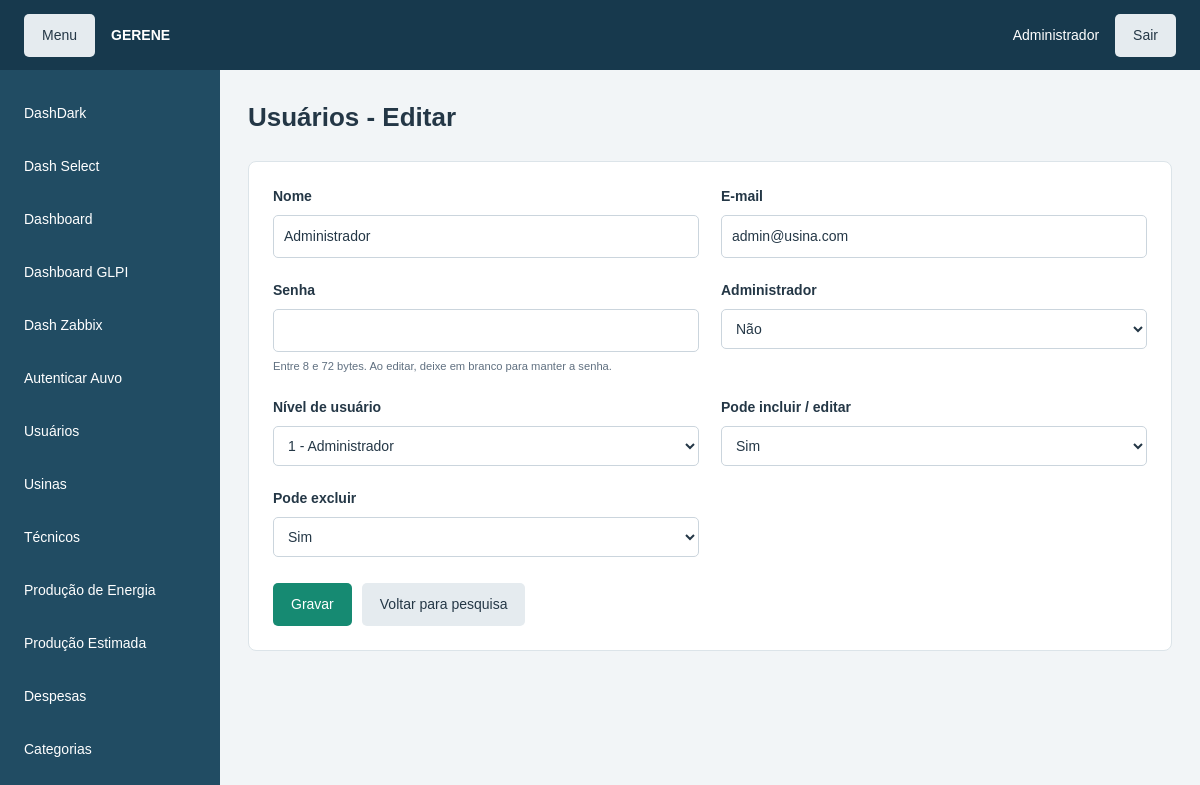
The app's page /views/usuarios/usuarios.php?id=1 (signed in) with its own data.
### tables this page shows
CREATE TABLE usuarios (
    id INT UNSIGNED AUTO_INCREMENT PRIMARY KEY,
    nome VARCHAR(120) NOT NULL,
    email VARCHAR(190) NOT NULL,
    senha_hash VARCHAR(255) NOT NULL,
    administrador VARCHAR(1) NOT NULL DEFAULT 'N',
    Nivel_Usuario VARCHAR(1) NOT NULL DEFAULT '1',
    pode_editar ENUM('S', 'N') NOT NULL DEFAULT 'N',
    pode_excluir ENUM('S', 'N') NOT NULL DEFAULT 'N',
    criado_em TIMESTAMP NOT NULL DEFAULT CURRENT_TIMESTAMP,
    UNIQUE KEY uq_usuario_email (email),
    KEY idx_usuario_permissoes (pode_editar, pode_excluir)
);

### public_html/biblioteca.php (called while the page is built, shortened)
<?php
function escapar($valor)
{
    return htmlspecialchars((string) $valor, ENT_QUOTES | ENT_SUBSTITUTE, 'UTF-8');
}
function lerCampo($origem, $campo, $padrao = '')
{
    if (isset($origem[$campo]) && is_string($origem[$campo])) {
        return trim($origem[$campo]);
    }
    return $padrao;
}
function obterId()
{
    $id = filter_var(lerCampo($_GET, 'id', '0'), FILTER_VALIDATE_INT);
    return $id;
}

### public_html/views/usuarios/usuarios.php (the view, shortened to what this page needs)
<?php
require_once __DIR__ . '/../../biblioteca.php';
$pdo = conectarBanco();
$id = obterId();
$nome = '';
$email = '';
$administrador = 'N';
$nivelUsuario = '1';
$pode_editar = 'N';
$pode_excluir = 'N';
if ($id > 0) {
    $consulta = $pdo->prepare('SELECT * FROM usuarios WHERE id = ?');
    $consulta->execute([$id]);
    $registro = $consulta->fetch();
    $nome = $registro['nome'];
    $email = $registro['email'];
    $administrador = $registro['administrador'];
    $nivelUsuario = $registro['Nivel_Usuario'];
    $pode_editar = $registro['pode_editar'];
    $pode_excluir = $registro['pode_excluir'];
}
require __DIR__ . '/../header.php';
?>
            <section class="painel">
                <form method="post">
                    <div class="campos">
                        <div class="campo">
                            <label for="nome">Nome</label>
                            <input type="text" id="nome" name="nome"
                                   value="<?= escapar($nome) ?>" maxlength="120" required>
                        </div>
                        <div class="campo">
                            <label for="email">E-mail</label>
                            <input type="email" id="email" name="email"
                                   value="<?= escapar($email) ?>" maxlength="190" required>
                        </div>
                        <div class="campo">
                            <label for="senha">Senha</label>
                            <input type="password" id="senha" name="senha" minlength="8" maxlength="72"
                                   autocomplete="new-password" <?= $id === 0 ? 'required' : '' ?>>
                            <small>Entre 8 e 72 bytes. Ao editar, deixe em branco para manter a senha.</small>
                        </div>
                        <div class="campo">
                            <label for="administrador">Administrador</label>
                            <select id="administrador" name="administrador" required>
                                <option value="N" <?= $administrador === 'N' ? 'selected' : '' ?>>Não</option>
                            </select>
                        </div>
                        <div class="campo">
                            <label for="Nivel_Usuario">Nível de usuário</label>
                            <select id="Nivel_Usuario" name="Nivel_Usuario" required>
                                <option value="1" <?= $nivelUsuario === '1' ? 'selected' : '' ?>>1 - Administrador</option>
                            </select>
                        </div>
                        <div class="campo">
                            <label for="pode_editar">Pode incluir / editar</label>
                            <select id="pode_editar" name="pode_editar" required>
                                <option value="S" <?= $pode_editar === 'S' ? 'selected' : '' ?>>Sim</option>
                            </select>
                        </div>
                        <div class="campo">
                            <label for="pode_excluir">Pode excluir</label>
                            <select id="pode_excluir" name="pode_excluir" required>
                                <option value="S" <?= $pode_excluir === 'S' ? 'selected' : '' ?>>Sim</option>
                            </select>
                        </div>
                    </div>
                    <div class="acoes">
                        <button type="submit" class="botao">Gravar</button>
                        <a class="botao secundario" href="index_usuarios.php">Voltar para pesquisa</a>
                    </div>
                </form>
            </section>
<?php require __DIR__ . '/../footer.php'; ?>

### public_html/assets/css/custom.css (style rules this page uses)
* { box-sizing: border-box; }
body { margin: 0; background: #f2f5f7; color: #243746; font-family: Arial, sans-serif; font-size: 14px; }
button, input, select, textarea { font: inherit; }
label { display: block; margin-bottom: 8px; font-weight: bold; }
input, select, textarea { display: block; width: 100%; padding: 10px; border: 1px solid #cbd5dd; border-radius: 5px; background: white; color: #243746; }
small { display: block; margin-top: 6px; color: #607080; }
.painel { min-width: 0; padding: 24px; margin-bottom: 24px; border: 1px solid #dce4e9; border-radius: 8px; background: white; }
.campos { display: grid; grid-template-columns: repeat(2, minmax(0, 1fr)); gap: 22px; margin-bottom: 26px; }
.botao { display: inline-block; padding: 11px 18px; border: 0; border-radius: 5px; background: #168a72; color: white; text-decoration: none; text-align: center; cursor: pointer; }
.botao.secundario { background: #e5ebef; color: #243746; }
.acoes { display: flex; align-items: center; flex-wrap: wrap; gap: 10px; }

### records on screen
usuarios: nome "Administrador", email "admin@usina.com", administrador "Não", Nivel_Usuario "1 - Administrador", pode_editar "Sim", pode_excluir "Sim"

### other values on screen
escapar(NOME_EMPRESA) "GERENE"
escapar($_SESSION['nome']) "Administrador"
escapar($titulo) "Usuários - Editar"
